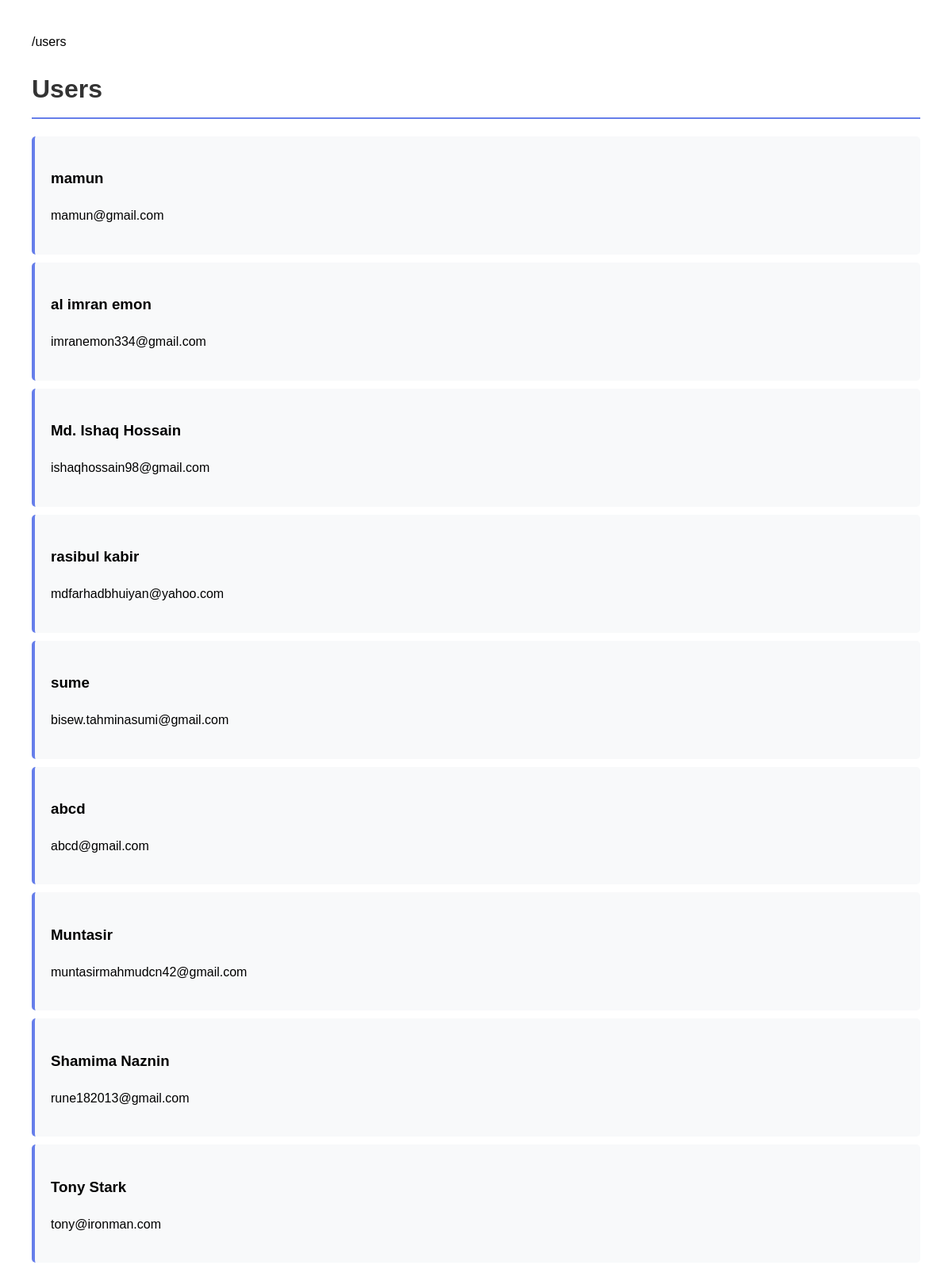
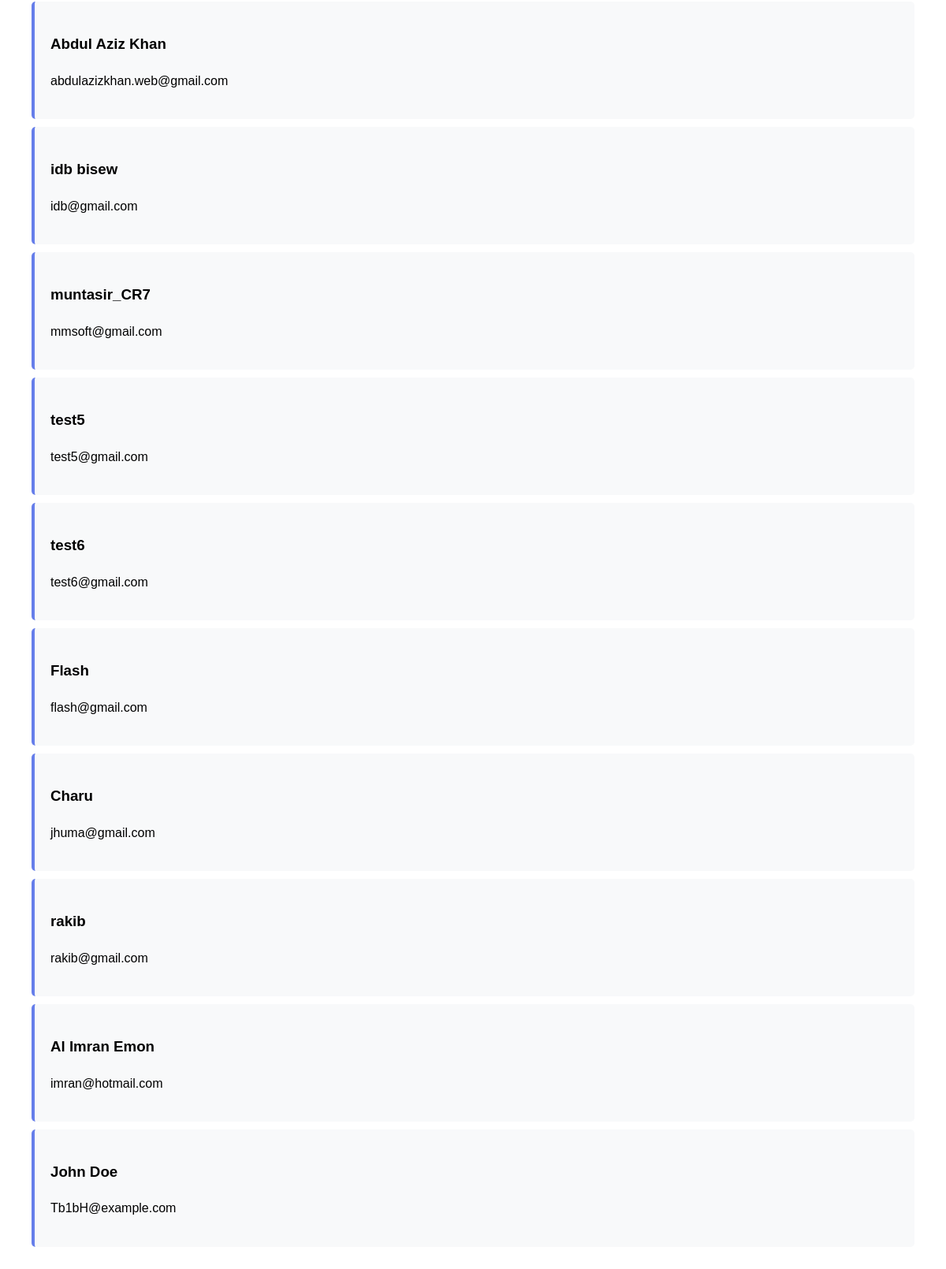
The app's page /ROUND64/PHP/new-skeleton/php-mysql-project-skeleton/users with its own data (2 pictures, top to bottom).
### tables this page shows
CREATE TABLE `users` (
  `id` int(11) NOT NULL,
  `name` varchar(30) NOT NULL,
  `email` varchar(30) NOT NULL,
  `phone` varchar(15) DEFAULT NULL,
  `password` varchar(256) NOT NULL,
  `active` tinyint(1) NOT NULL DEFAULT 1,
  `role` set('admin','user','superadmin','') NOT NULL DEFAULT 'user',
  `created` timestamp NOT NULL DEFAULT current_timestamp()
);

### core/Controller.php (called while the page is built, shortened)
<?php
class Controller {
    protected function view(string $view, array $data = []): void {
        extract($data);
        require __DIR__ . "/../app/Views/{$view}.php";
    }
}

### app/Controllers/UserController.php (called while the page is built, shortened)
<?php
class UserController extends Controller {
    public function index(): void {
        $users = (new User())->all();
        $this->view('users', ['users' => $users]);
    }
}

### index.php (called while the page is built, shortened)
<?php
$router = new Router();
$router->get('/', 'App\Controllers\HomeController@index');
$router->get('/users', 'App\Controllers\UserController@index');
$router->dispatch();

### core/Database.php (called while the page is built, shortened)
<?php
class Database {
    private static ?PDO $connection = null;
    public static function init(): void {
        $dsn = "mysql:host={$_ENV['DB_HOST']};dbname={$_ENV['DB_NAME']}";
        self::$connection = new PDO($dsn, $_ENV['DB_USER'], $_ENV['DB_PASS'], [
            PDO::ATTR_ERRMODE => PDO::ERRMODE_EXCEPTION,
            PDO::ATTR_DEFAULT_FETCH_MODE => PDO::FETCH_ASSOC
        ]);
    }
    public static function query(string $sql, array $params = []): \PDOStatement {
        $stmt = self::$connection->prepare($sql);
        $stmt->execute($params);
        return $stmt;
    }
}

### app/Models/User.php (called while the page is built, shortened)
<?php
class User {
    public function all(): array {
        return Database::query("SELECT * FROM users")->fetchAll();
    }
}

### app/Views/users.php (the view, shortened to what this page needs)
<!DOCTYPE html>
<html>
<head>
    <link rel="stylesheet" href="/css/style.css">
</head>
<body>
    <h1>Users</h1>
    <?php foreach ($users as $user): ?>
        <div class="user">
            <h3><?= htmlspecialchars($user['name']) ?></h3>
            <p><?= htmlspecialchars($user['email']) ?></p>
        </div>
    <?php endforeach; ?>
</body>
</html>

### core/Router.php (shortened to what this page needs)
<?php
class Router {
    private array $routes = [];
    public function get(string $path, string $handler): void {
        $this->routes[] = ['GET', $path, $handler];
    }
    public function dispatch(): void {
        $method = $_SERVER['REQUEST_METHOD'];
        $uri = parse_url($_SERVER['REQUEST_URI'], PHP_URL_PATH);
        $basePath = '/ROUND64/PHP/new-skeleton/php-mysql-project-skeleton';
        $uri = str_replace($basePath, '', $uri);
        foreach ($this->routes as [$routeMethod, $routePath, $handler]) {
            if ($method === $routeMethod && $uri === $routePath) {
                [$class, $method] = explode('@', $handler);
                $controller = new $class();
                $controller->$method();
                return;
            }
        }
    }
}

### public/css/style.css (style rules this page uses)
body { font-family: Arial, sans-serif; margin: 40px; line-height: 1.6; }
h1 { color: #333; border-bottom: 2px solid #667eea; padding-bottom: 10px; }
.user { background: #f8f9fa; padding: 20px; margin: 10px 0; border-radius: 5px; border-left: 4px solid #667eea; }

### records on screen
users: name "mamun", email "mamun@gmail.com"
users: name "al imran emon", email "imranemon334@gmail.com"
users: name "Md. Ishaq Hossain", email "ishaqhossain98@gmail.com"
users: name "rasibul kabir", email "mdfarhadbhuiyan@yahoo.com"
users: name "sume", email "bisew.tahminasumi@gmail.com"
users: name "abcd", email "abcd@gmail.com"
users: name "Muntasir", email "muntasirmahmudcn42@gmail.com"
users: name "Shamima Naznin", email "rune182013@gmail.com"
users: name "Tony Stark", email "tony@ironman.com"
users: name "Abdul Aziz Khan", email "abdulazizkhan.web@gmail.com"
users: name "idb bisew", email "idb@gmail.com"
users: name "muntasir_CR7", email "mmsoft@gmail.com"
users: name "test5", email "test5@gmail.com"
users: name "test6", email "test6@gmail.com"
users: name "Flash", email "flash@gmail.com"
users: name "Charu", email "jhuma@gmail.com"
users: name "rakib", email "rakib@gmail.com"
users: name "Al Imran Emon", email "imran@hotmail.com"
users: name "John Doe", email "Tb1bH@example.com"
